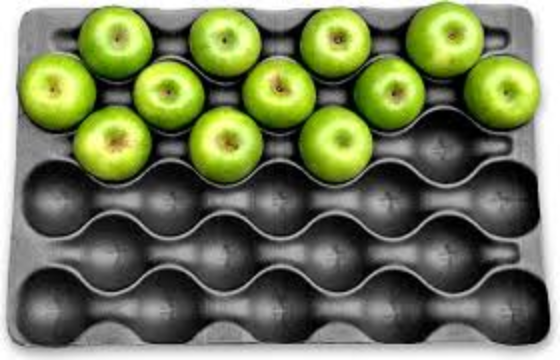
//> input picture 40_histogram/apples.png, 560 x 360 px
$ ./main   (built with g++ and OpenCV 4)
//> lines starting //> are read from the running program, lines starting //| are printed output that depends on the picture; after the words box and inside, x2 and y2 are one past the last pixel; in counts of white or black regions, pixels touching at a corner belong together
### 40_histogram/histogram.h
//
// Created by laila on 11-05-21.
//


//#ifndef INC_40_HISTOGRAM_HISTOGRAM_H
#if !defined HISTOGRAM

//#define INC_40_HISTOGRAM_HISTOGRAM_H
#define HISTOGRAM


#include <opencv2/core.hpp>
#include <opencv2/imgproc.hpp>

//histogramas para imagenes en blanco y negro
class Histogram1D {
private:
    int histSize[1]; //numero de bins en histograma
    float hranges[2]; //rango de los valores
    const float* ranges[1]; //puntero para guardar los dos valores limites hranges
    int channels[1]; //numero de channels a ser examinados

public:
    //constructor
    Histogram1D(){
        histSize[0]= 256; //256 bins
        hranges[0]= 0.0; // desde el 0
        hranges[1]= 256.0; //hasta el 256
        ranges[0]= hranges; //asignamos el puntero a los dos limites
        channels[0]= 0; //vamos a mirar el channel 0
    }

    // setear el channel a desplegar en el histograma
    void setChannel(int c) {
        channels[0]= c;
    }

    //obtener el channel en uso actual
    int getChannel() {
        return channels[0];
    }

    //setear el rango para los valores de los pixeles
    // [4 lines left out: function setRange, not called in this run]

    //obtener el minimo valor de los pixeles
    float getMinValue() {
        return hranges[0];
    }

    //obtener el maximo valor de los pixeles
    float getMaxValue() {
        return hranges[1];
    }

    //setear el numero de bins en el histograma
    void setNBins(int nbins) {
        histSize[0]= nbins;
    }

    //obtener el numero de beans en el histograma
    int getNBins() {
        return histSize[0];
    }

    // computa el histograma 1D
    cv::Mat getHistogram(const cv::Mat &image) {
        cv::Mat hist;
        cv::calcHist(&image,
                     1,
                     channels,
                     cv::Mat(),
                     hist,
                     1,
                     histSize,
                     ranges);
        return hist;
    };

    //computa el histograma 1D, y ademas retorna una imagen este
    cv::Mat getHistogramImage(const cv::Mat &image, int zoom = 1){
        cv::Mat hist = getHistogram(image);
        return Histogram1D::getImageOfHistogram(hist, zoom);
    }

    //estira la imagen de origen utilizando el numero minimo de count de bins
    // [57 lines left out: functions stretch, stretch, not called in this run]

    //STATIC
    //Un método estático es lo más parecido a lo que son las funciones en los lenguajes estructurados
    // Crea una imagen que representa un histograma
    static cv::Mat getImageOfHistogram(const cv::Mat &hist, int zoom) {
        // obtener el min y el max valor de los bins
        double maxVal = 0;
        double minVal = 0;
        cv::minMaxLoc(hist, &minVal, &maxVal, 0, 0);

        //iniciar una imagen cuadrada en la que mostrar el histograma
        int histSize = hist.rows;
        cv::Mat histImg(histSize*zoom, histSize*zoom, CV_8U, cv::Scalar(255));

        //
        int hpt = static_cast<int>(0.9*histSize);
        for (int h = 0; h < histSize; h++) {
            float binVal = hist.at<float>(h); //util en 1, 2 o 3 dimensiones por metodo at
            if (binVal>0) {
                int intensity = static_cast<int>(binVal*hpt / maxVal);
                cv::line(histImg,
                         cv::Point(h*zoom, histSize*zoom),
                         cv::Point(h*zoom, (histSize - intensity)*zoom),
                         cv::Scalar(0),
                         zoom);
            }
        }
        return histImg;
    }

    //
    // [24 lines left out: functions equalize, applyLookUp, applyLookUpWithIterator, not called in this run]


};


#endif //HISTOGRAM

### 40_histogram/main.cpp
#include <iostream>
using namespace std;

#include <opencv2/core/core.hpp>
#include <opencv2/highgui/highgui.hpp>
#include <opencv2/imgproc/imgproc.hpp>
#include "histogram.h"

int main() {
    //leer la imagen en escala de grises
    cv::Mat image= cv::imread("/home/laila/programacion/C++/openCV/40_histogram/apples.png",0);
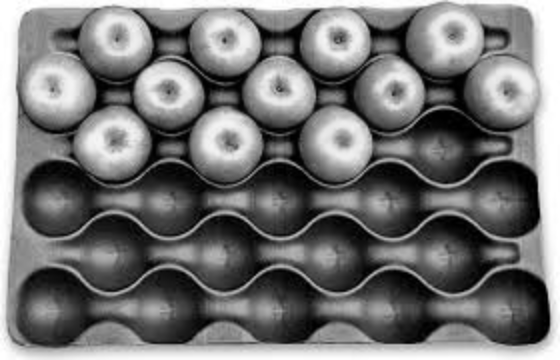
//> image: 360 rows x 560 cols, CV_8UC1; min 0, max 255, mean 117.4
    if (!image.data) return 0;

    // guardar imagen en escala de grises
    cv::imwrite("/home/laila/programacion/C++/openCV/40_histogram/applesBW.png", image);

    // mostrar la imagen
    cv::namedWindow("Image");
    cv::imshow("Image",image);

    //inicializar histograma
    Histogram1D h;
    cv::Mat histo= h.getHistogram(image); //un array unidimensional con 256 entradas
//> in getHistogram, `cv::calcHist(&image, 1, channels, cv::Mat(), hist, 1, histSize, ranges);`: hist = 256 values, max 3285 at index 255, min 344 at index 205, mean 787.5
//> histo has the same summary as hist in getHistogram

    //loop sobre cada bin, para ver los valores, como un simple array de 256 entradas
    for (int i=0; i<256; i++){
        cout << "Value " << i << " = " << histo.at<float>(i) << endl;
    }
//> this loop made 256 passes
//| Value 0 = 567
//| Value 1 = 867
//| Value 2 = 1103
//| Value 3 = 1077
//| Value 4 = 1128
//| Value 5 = 1122
//| Value 6 = 1102
//| Value 7 = 1135
//> (output is shown up to pass 8 of 256)

    //display el histograma como imagen, de manera mas intuitiva
    cv::namedWindow("Histogram");
    cv::imshow("Histogram", h.getHistogramImage(image));
//> in getImageOfHistogram, `cv::minMaxLoc(hist, &minVal, &maxVal, 0, 0);`: minVal = 344; maxVal = 3285
//> the loop in getImageOfHistogram, `for (int h = 0; h < histSize; h++)` made 256 passes
//> (binVal, intensity) on passes 1 to 12: (567, 39), (867, 60), (1103, 77), (1077, 75), (1128, 78), (1122, 78), (1102, 77), (1135, 79), (1150, 80), (1108, 77), (1030, 72), (1107, 77)
//> after the loop in getImageOfHistogram, `for (int h = 0; h < histSize; h++)`:
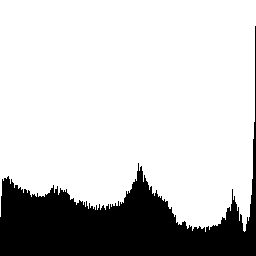
//> histImg: 256 rows x 256 cols, CV_8UC1; 78.7% white; 1 black region, box (x1, y1, x2, y2) and area: (0, 26, 256, 256) 13991

    //-------------------------------------------------------

    //volver a mostrar el histograma con un threshold seleccionado
    cv::Mat hi = h.getHistogramImage(image);
//> the loop in getImageOfHistogram (call 2), `for (int h = 0; h < histSize; h++)` made 256 passes
    cv::line(hi, cv::Point(70, 0), cv::Point(70, 255), cv::Scalar(128)); //linea threshold
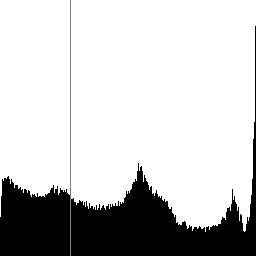
//> hi: 256 rows x 256 cols, CV_8UC1; 0.39% of pixels changed, all inside (x1, y1, x2, y2) = (70, 0, 71, 256)
    cv::namedWindow("Histogram with threshold value");
    cv::imshow("Histogram with threshold value", hi);

    //crear y mostrar el threshold image
    cv::Mat thresholded;
    cv::threshold(image,
                  thresholded,
                  70,
                  255, //valor asignado a los pixels sobre el valor de threshold
                  cv::THRESH_BINARY); //tipo de threshold
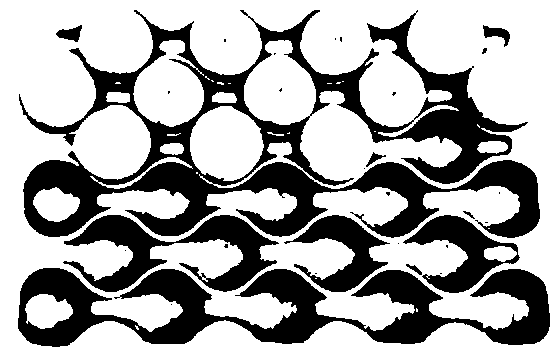
//> thresholded: 360 rows x 560 cols, CV_8UC1; 66.7% white; 29 black regions (18 under 20 px), largest, box (x1, y1, x2, y2) and area: (19, 10, 540, 238) 34907, (18, 268, 550, 347) 18443, (63, 215, 279, 292) 6466
    cv::namedWindow("Binary Image");
    cv::imshow("Binary Image",thresholded);
    thresholded = 255 - thresholded;
    cv::imwrite("binary.bmp",thresholded);

    // [30 lines of commented-out code are left out]
    cv::waitKey();
    return 0;

}

$ run again, with 40_histogram/001.jpg saved as 40_histogram/apples.png
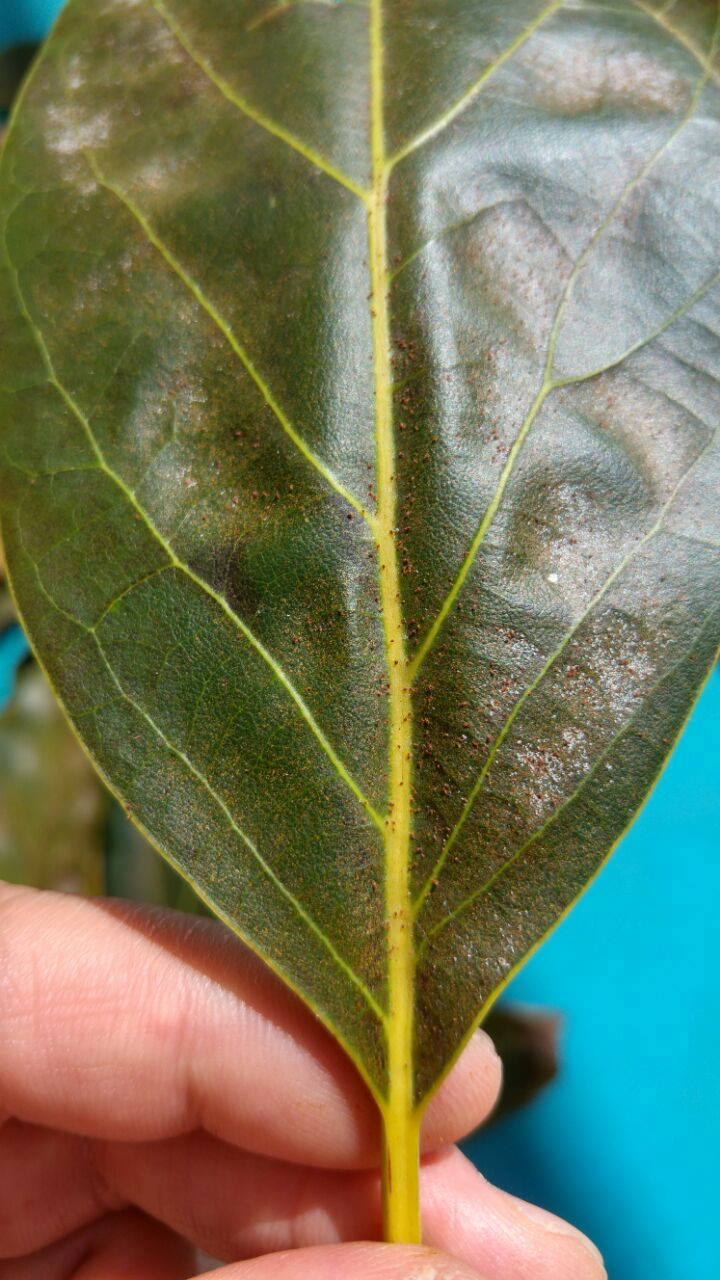
//> input picture 40_histogram/001.jpg, 720 x 1280 px
//> in getHistogram, `cv::calcHist(&image, 1, channels, cv::Mat(), hist, 1, histSize, ranges);`: hist = 256 values, max 16936 at index 139, min 0 at index 0, mean 3600
//> histo has the same summary as hist in getHistogram
//> the loop `for (int i=0; i<256; i++)` made 256 passes
//| Value 0 = 0
//| Value 1 = 0
//| Value 2 = 0
//| Value 3 = 0
//| Value 4 = 0
//> (output is shown up to pass 5 of 256)
//> maxVal = 16936
//> the loop in getImageOfHistogram, `for (int h = 0; h < histSize; h++)` made 256 passes
//> (binVal, intensity) on passes 8, 10, 11, 12, 13, 14, 15, 16: (1, 0), (1, 0), (1, 0), (1, 0), (2, 0), (2, 0), (10, 0), (73, 0)
//> after the loop in getImageOfHistogram, `for (int h = 0; h < histSize; h++)`:
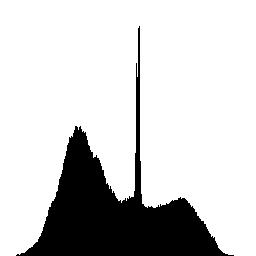
//> histImg: 256 rows x 256 cols, CV_8UC1; 81.1% white; 1 black region, box (x1, y1, x2, y2) and area: (16, 26, 234, 256) 12405
//> the loop in getImageOfHistogram (call 2), `for (int h = 0; h < histSize; h++)` made 256 passes
//> hi: 256 rows x 256 cols, CV_8UC1; 0.39% of pixels changed, all inside (x1, y1, x2, y2) = (70, 0, 71, 256)
//> `cv::threshold(image, thresholded, 70, 255, cv::THRESH_BINARY);`:
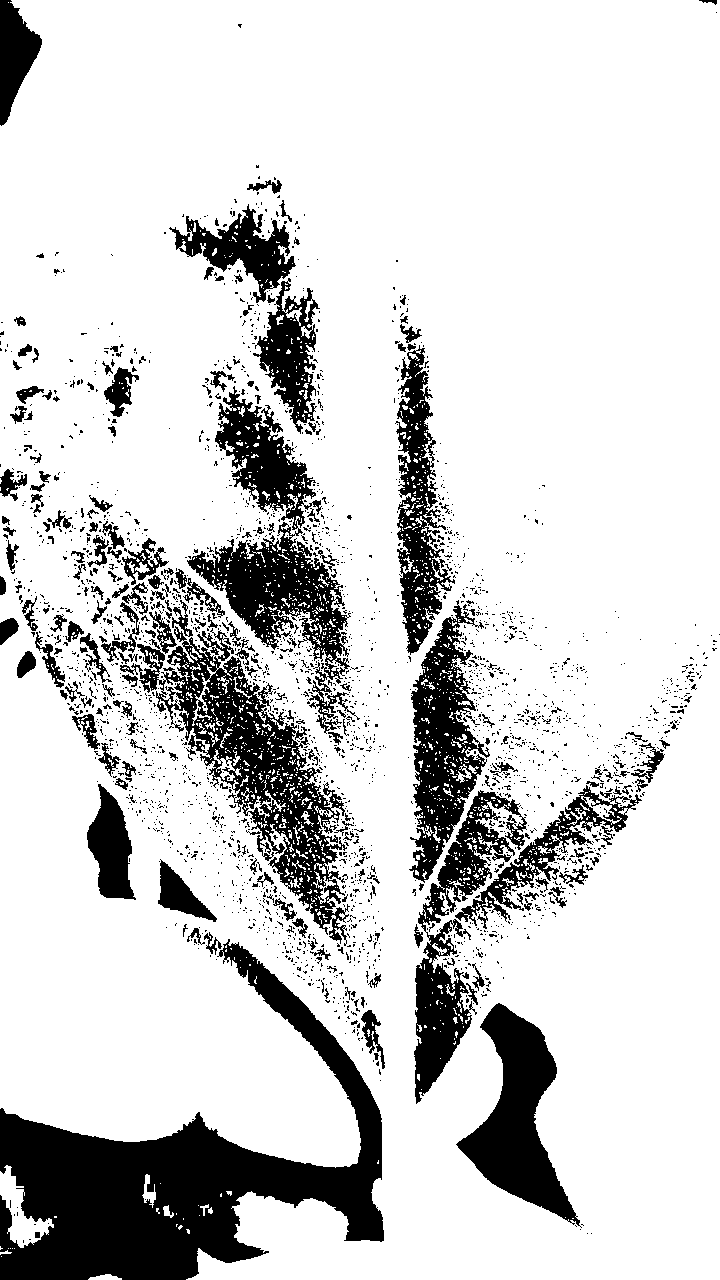
//> thresholded: 1280 rows x 720 cols, CV_8UC1; 82% white; 2710 black regions (2474 under 20 px), largest, box (x1, y1, x2, y2) and area: (0, 939, 384, 1280) 45499, (120, 626, 350, 946) 17966, (187, 386, 360, 734) 16289

$ run again, with 40_histogram/002.jpg saved as 40_histogram/apples.png
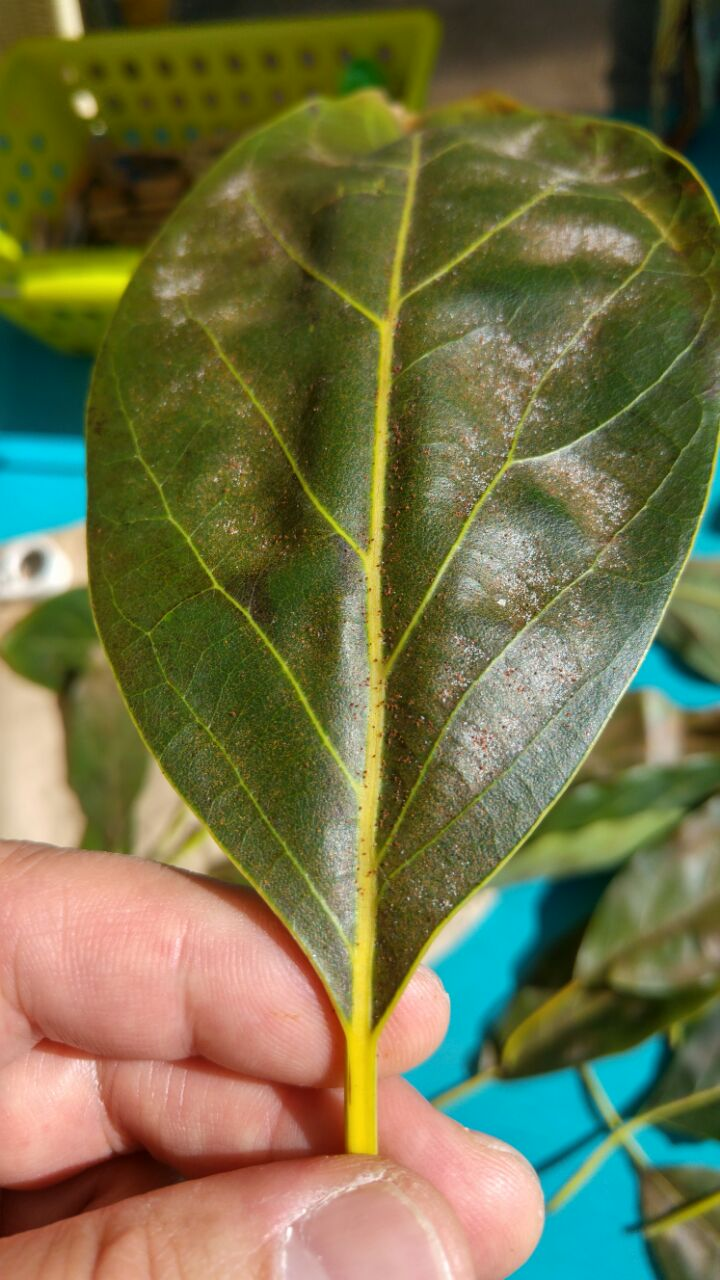
//> input picture 40_histogram/002.jpg, 720 x 1280 px
//> in getHistogram, `cv::calcHist(&image, 1, channels, cv::Mat(), hist, 1, histSize, ranges);`: hist = 256 values, max 10475 at index 77, min 0 at index 0, mean 3600
//> histo has the same summary as hist in getHistogram
//> the loop `for (int i=0; i<256; i++)` made 256 passes
//| Value 0 = 0
//| Value 1 = 0
//| Value 2 = 0
//| Value 3 = 0
//| Value 4 = 0
//> (output is shown up to pass 5 of 256)
//> maxVal = 10475
//> the loop in getImageOfHistogram, `for (int h = 0; h < histSize; h++)` made 256 passes
//> (binVal, intensity) on passes 8 to 15: (4, 0), (19, 0), (13, 0), (21, 0), (39, 0), (66, 1), (60, 1), (168, 3)
//> after the loop in getImageOfHistogram, `for (int h = 0; h < histSize; h++)`:
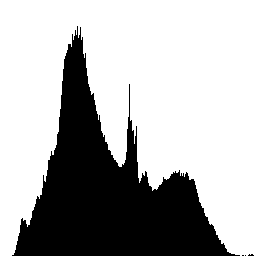
//> histImg: 256 rows x 256 cols, CV_8UC1; 69.3% white; 4 black regions (3 under 20 px), largest, box (x1, y1, x2, y2) and area: (12, 26, 240, 256) 20107
//> the loop in getImageOfHistogram (call 2), `for (int h = 0; h < histSize; h++)` made 256 passes
//> hi: 256 rows x 256 cols, CV_8UC1; 0.39% of pixels changed, all inside (x1, y1, x2, y2) = (70, 0, 71, 256)
//> `cv::threshold(image, thresholded, 70, 255, cv::THRESH_BINARY);`:
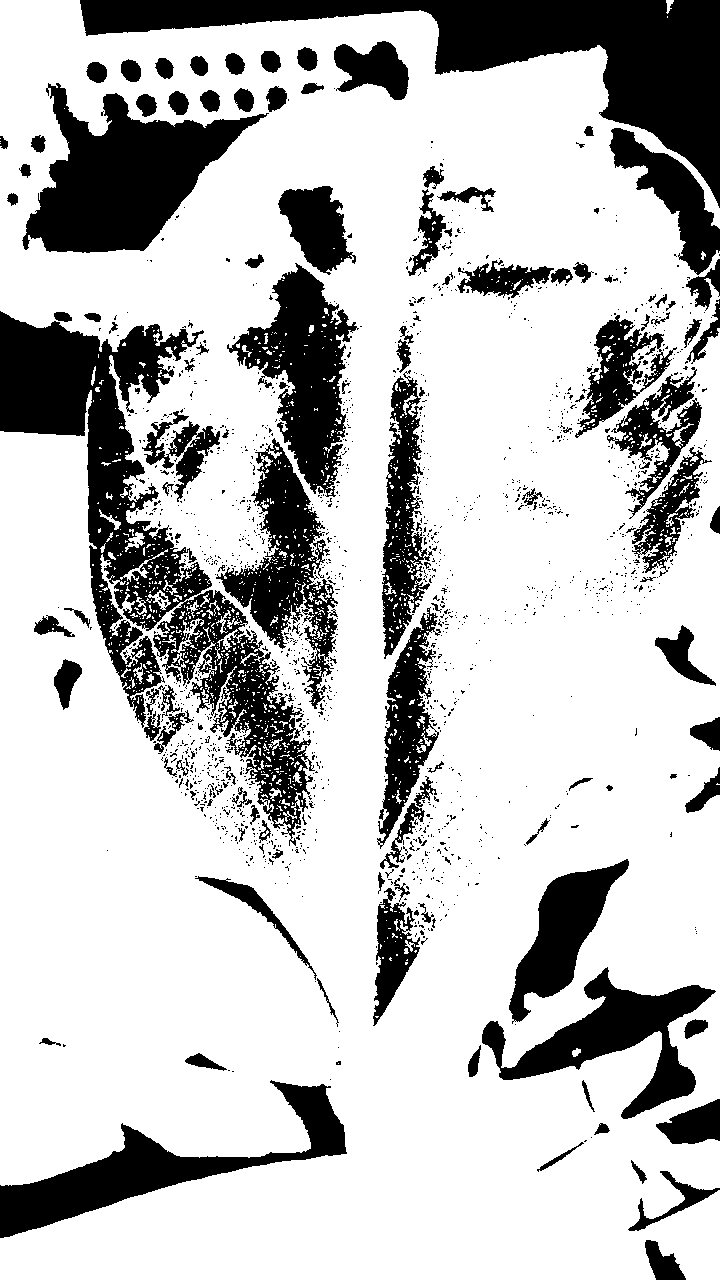
//> thresholded: 1280 rows x 720 cols, CV_8UC1; 75.5% white; 1691 black regions (1551 under 20 px), largest, box (x1, y1, x2, y2) and area: (0, 311, 315, 846) 40970, (80, 0, 720, 208) 35186, (22, 83, 269, 253) 20258
